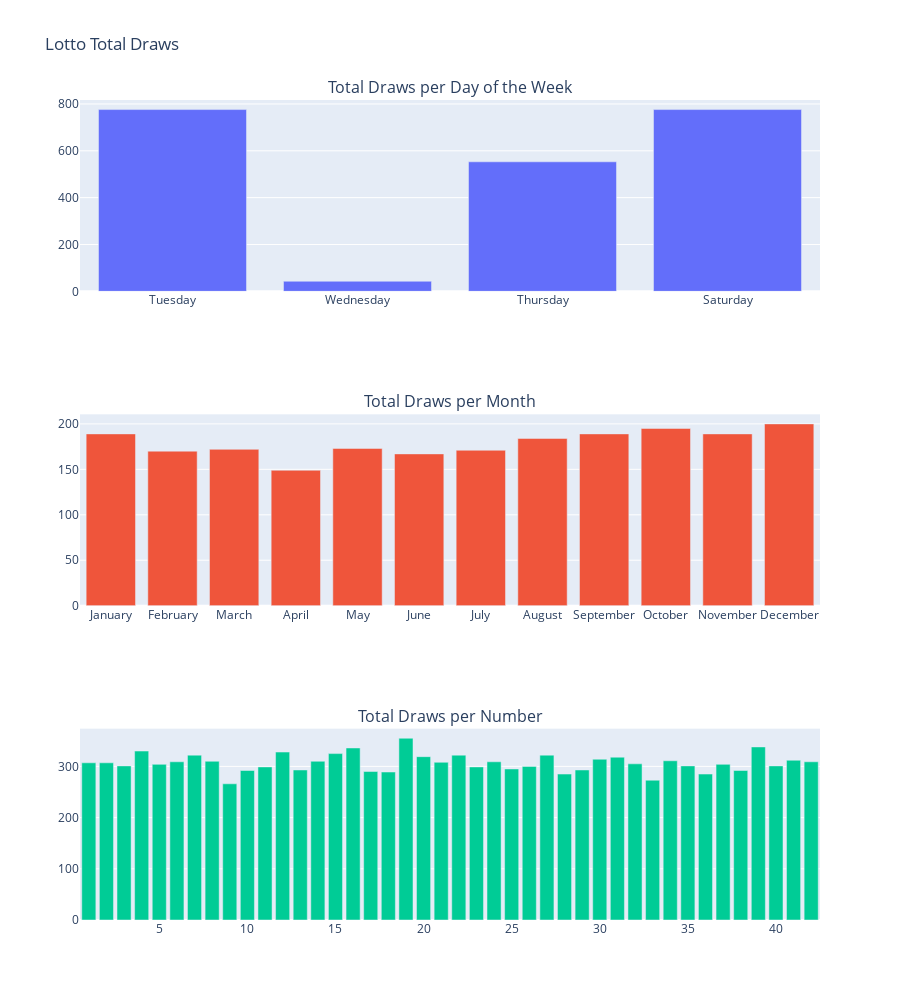

Notebook source saved alongside this figure:
### Markdown cell above
## Visuals

### Code cell
fig = make_subplots(rows = 3, cols = 1, subplot_titles = ("Total Draws per Day of the Week", "Total Draws per Month", "Total Draws per Number"), vertical_spacing=0.15)

fig.add_trace(go.Bar(x=total_dayWeek['Day_Name'], y=total_dayWeek['Draw']), row = 1, col = 1)
fig.add_trace(go.Bar(x=total_Month['Month'], y=total_Month['Draw']), row = 2, col = 1)
fig.add_trace(go.Bar(x=total_all_num['Number'], y=total_all_num['Draw']), row = 3, col = 1)

fig.update_xaxes(categoryorder = 'array', categoryarray = ['Tuesday','Wednesday','Thursday','Saturday'], row = 1, col = 1)
fig.update_xaxes(categoryorder = 'array', categoryarray = ['January','February','March','April','May','June','July','August','September','October','November','December'], row = 2, col = 1)

fig.update_layout(title_text = 'Lotto Total Draws', height = 1000, width = 900, showlegend = False)
fig.show()

### Figure 1 — Plotly figure (JSON) as saved in the notebook; plotly's stock layout.template omitted (floating-point values rounded to 4 significant figures)
{"data": [{"type": "bar", "x": ["Saturday", "Thursday", "Tuesday", "Wednesday"], "xaxis": "x", "y": [776, 553, 776, 43], "yaxis": "y"}, {"type": "bar", "x": ["April", "August", "December", "February", "January", "July", "June", "March", "May", "November", "October", "September"], "xaxis": "x2", "y": [149, 184, 200, 170, 189, 171, 167, 172, 173, 189, 195, 189], "yaxis": "y2"}, {"type": "bar", "x": [1, 2, 3, 4, 5, 6, 7, 8, 9, 10, 11, 12, 13, 14, 15, 16, 17, 18, 19, 20, 21, 22, 23, 24, 25, 26, 27, 28, 29, 30, 31, 32, 33, 34, 35, 36, 37, 38, 39, 40, 41, 42], "xaxis": "x3", "y": [307, 307, 301, 330, 304, 309, 322, 310, 266, 292, 299, 328, 293, 310, 325, 336, 290, 289, 355, 319, 308, 322, 299, 309, 295, 300, 322, 285, 293, 314, 318, 305, 273, 311, 301, 285, 304, 292, 338, 301, 312, 309], "yaxis": "y3"}], "layout": {"annotations": [{"font": {"size": 16}, "showarrow": false, "text": "Total Draws per Day of the Week", "x": 0.5, "xanchor": "center", "xref": "paper", "y": 1.0, "yanchor": "bottom", "yref": "paper"}, {"font": {"size": 16}, "showarrow": false, "text": "Total Draws per Month", "x": 0.5, "xanchor": "center", "xref": "paper", "y": 0.6167, "yanchor": "bottom", "yref": "paper"}, {"font": {"size": 16}, "showarrow": false, "text": "Total Draws per Number", "x": 0.5, "xanchor": "center", "xref": "paper", "y": 0.2333, "yanchor": "bottom", "yref": "paper"}], "height": 1000, "showlegend": false, "title": {"text": "Lotto Total Draws"}, "width": 900, "xaxis": {"anchor": "y", "categoryarray": ["Tuesday", "Wednesday", "Thursday", "Saturday"], "categoryorder": "array", "domain": [0, 1]}, "xaxis2": {"anchor": "y2", "categoryarray": ["January", "February", "March", "April", "May", "June", "July", "August", "September", "October", "November", "December"], "categoryorder": "array", "domain": [0, 1]}, "xaxis3": {"anchor": "y3", "domain": [0, 1]}, "yaxis": {"anchor": "x", "domain": [0.7667, 1.0]}, "yaxis2": {"anchor": "x2", "domain": [0.3833, 0.6167]}, "yaxis3": {"anchor": "x3", "domain": [0, 0.2333]}}}
